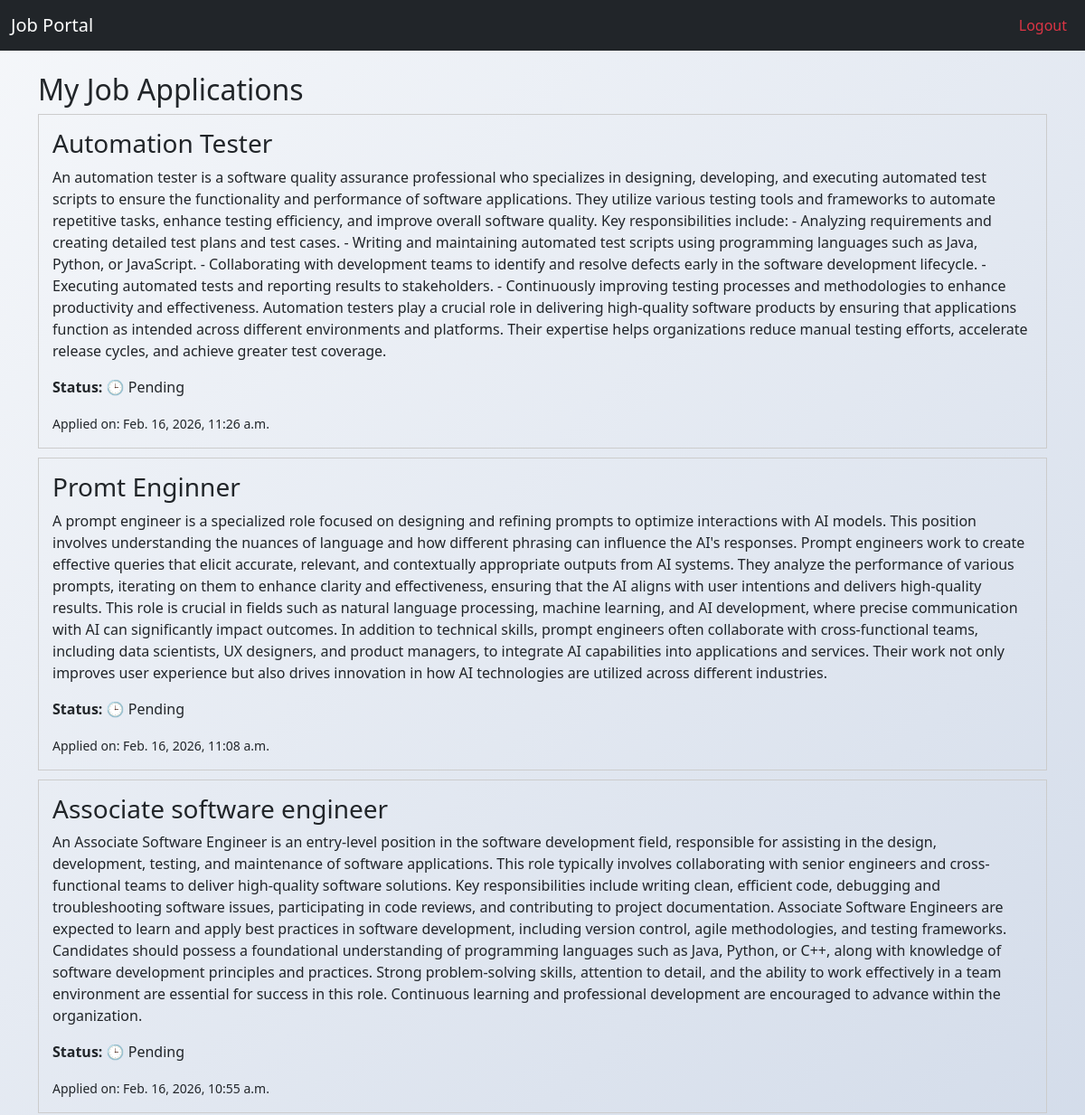
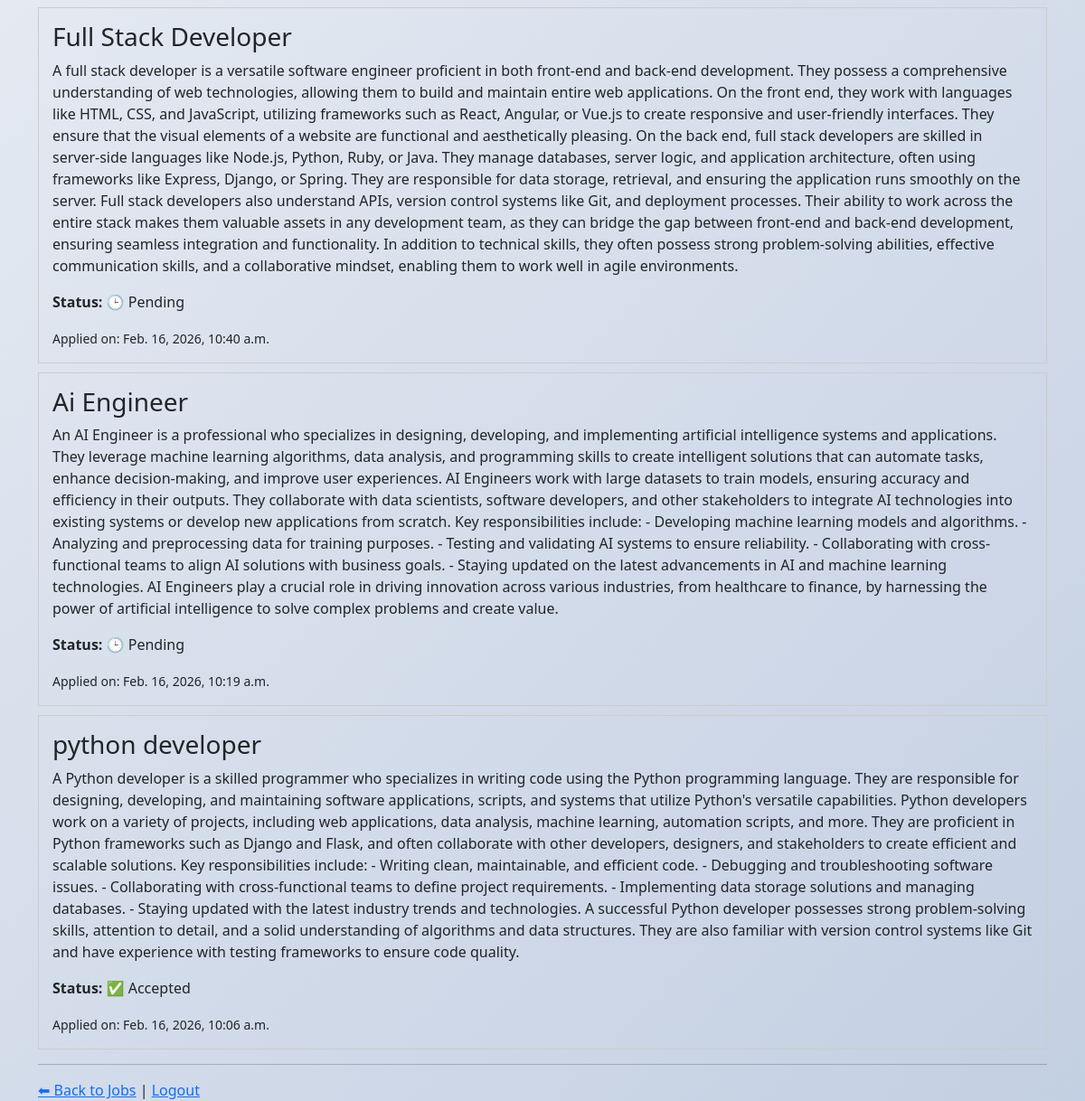
/jobs/my-applications/ (signed in), run on the app's committed database (2 pictures, top to bottom).
### jobs/models.py (models this page shows, shortened)
class JobApplication(models.Model):
    STATUS_CHOICES = [
        ('pending', 'Pending'),
        ('accepted', 'Accepted'),
        ('rejected', 'Rejected'),
    ]
    job = models.ForeignKey(Job, on_delete=models.CASCADE)
    applicant = models.ForeignKey(settings.AUTH_USER_MODEL, on_delete=models.CASCADE)
    resume = models.FileField(upload_to="resumes/",null=True, blank=True)
    status = models.CharField(max_length=20, choices=STATUS_CHOICES, default='pending')
    applied_at = models.DateTimeField(auto_now_add=True)

class Job(models.Model):
    title = models.CharField(max_length=200)
    description = models.TextField()
    recruiter = models.ForeignKey(
        User,
        on_delete=models.CASCADE,
        related_name="posted_jobs"
    )
    created_at = models.DateTimeField(auto_now_add=True)

### jobs/views.py (the view)
# urls.py: path("my-applications/", views.my_applications, name="my_applications"),
@login_required
def my_applications(request):
    if request.user.role != "candidate":
        return render(request, "jobs/not_allowed.html")
    applications = JobApplication.objects.filter(
        applicant=request.user
    ).select_related("job").order_by("-applied_at")
    return render(
        request,
        "jobs/my_applications.html",
        {"applications": applications}
    )
    messages.success(request, "Job applied successfully!")
    return redirect("jobs:job_list")

### templates/jobs/my_applications.html
{% extends "base.html" %}
{% block content %}
<h2>My Job Applications</h2>
{% if applications %}
    {% for app in applications %}
        <div style="border:1px solid #ccc; padding:15px; margin-bottom:10px;">
            <h3>{{ app.job.title }}</h3>
            <p>{{ app.job.description }}</p>
            <p>
                <strong>Status:</strong>
                {% if app.status == "pending" %}
                    🕒 Pending
                {% elif app.status == "accepted" %}
                    ✅ Accepted
                {% else %}
                    ❌ Rejected
                {% endif %}
            </p>
            <small>Applied on: {{ app.applied_at }}</small>
        </div>
    {% endfor %}
{% else %}
    <p>You haven’t applied for any jobs yet.</p>
{% endif %}
<hr>
<a href="{% url 'jobs:job_list' %}">⬅ Back to Jobs</a> |
<a href="{% url 'logout' %}">Logout</a>
{% endblock %}

### static/css/style.css (style rules this page uses)
body { background: linear-gradient(135deg, #f5f7fa, #c3cfe2); font-family: 'Segoe UI', sans-serif; }

### data on the page
JobApplication: job "Automation Tester", job.description "An automation tester is a software quality assurance professional who specializes in designing, developing, and executing automated test scripts to ensure the functionality and performance of software applications. They utilize various testing tools and frameworks to automate repetitive tasks, enhance testing efficiency, and improve overall software quality. Key responsibilities include: - Analyzing requirements and creating detailed test plans and test cases. - Writing and maintaining automated test scripts using programming languages such as Java, Python, or JavaScript. - Collaborating with development teams to identify and resolve defects early in the software development lifecycle. -…", status "🕒 Pending", applied_at "Feb. 16, 2026, 11:26 a.m."
JobApplication: job "Promt Enginner", job.description "A prompt engineer is a specialized role focused on designing and refining prompts to optimize interactions with AI models. This position involves understanding the nuances of language and how different phrasing can influence the AI's responses. Prompt engineers work to create effective queries that elicit accurate, relevant, and contextually appropriate outputs from AI systems. They analyze the performance of various prompts, iterating on them to enhance clarity and effectiveness, ensuring that the AI aligns with user intentions and delivers high-quality results. This role is crucial in fields such as natural language processing, machine learning, and AI development, where precise…", status "🕒 Pending", applied_at "Feb. 16, 2026, 11:08 a.m."
JobApplication: job "Associate software engineer", job.description "An Associate Software Engineer is an entry-level position in the software development field, responsible for assisting in the design, development, testing, and maintenance of software applications. This role typically involves collaborating with senior engineers and cross-functional teams to deliver high-quality software solutions. Key responsibilities include writing clean, efficient code, debugging and troubleshooting software issues, participating in code reviews, and contributing to project documentation. Associate Software Engineers are expected to learn and apply best practices in software development, including version control, agile methodologies, and testing frameworks. Candidates…", status "🕒 Pending", applied_at "Feb. 16, 2026, 10:55 a.m."
JobApplication: job "Full Stack Developer", job.description "A full stack developer is a versatile software engineer proficient in both front-end and back-end development. They possess a comprehensive understanding of web technologies, allowing them to build and maintain entire web applications. On the front end, they work with languages like HTML, CSS, and JavaScript, utilizing frameworks such as React, Angular, or Vue.js to create responsive and user-friendly interfaces. They ensure that the visual elements of a website are functional and aesthetically pleasing. On the back end, full stack developers are skilled in server-side languages like Node.js, Python, Ruby, or Java. They manage databases, server logic, and application architecture, often…", status "🕒 Pending", applied_at "Feb. 16, 2026, 10:40 a.m."
JobApplication: job "Ai Engineer", job.description "An AI Engineer is a professional who specializes in designing, developing, and implementing artificial intelligence systems and applications. They leverage machine learning algorithms, data analysis, and programming skills to create intelligent solutions that can automate tasks, enhance decision-making, and improve user experiences. AI Engineers work with large datasets to train models, ensuring accuracy and efficiency in their outputs. They collaborate with data scientists, software developers, and other stakeholders to integrate AI technologies into existing systems or develop new applications from scratch. Key responsibilities include: - Developing machine learning models and algorithms.…", status "🕒 Pending", applied_at "Feb. 16, 2026, 10:19 a.m."
JobApplication: job "python developer", job.description "A Python developer is a skilled programmer who specializes in writing code using the Python programming language. They are responsible for designing, developing, and maintaining software applications, scripts, and systems that utilize Python's versatile capabilities. Python developers work on a variety of projects, including web applications, data analysis, machine learning, automation scripts, and more. They are proficient in Python frameworks such as Django and Flask, and often collaborate with other developers, designers, and stakeholders to create efficient and scalable solutions. Key responsibilities include: - Writing clean, maintainable, and efficient code. - Debugging and…", status "✅ Accepted", applied_at "Feb. 16, 2026, 10:06 a.m."
